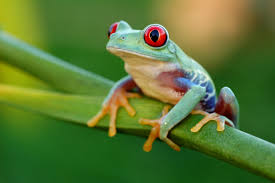
#> input picture Clustering/datasets/frog.jpg, 275 x 183 px, found by its file name
$ jupyter execute 'Image Compression using KMeans.ipynb'
#> lines starting #> are read from the running program, lines starting #| are printed output that depends on the picture
[cell 1]
import cv2
import numpy as np

[cell 2]
img = cv2.imread('frog.jpg')
#> img is the input picture: shape (183, 275, 3); mean B, G, R 51.3, 118, 88.2

[cell 3]
img

[cell 4]
type(img)

[cell 5]
img_size = img.shape
#> img_size = (183, 275, 3)
img_size
#> Out = (183, 275, 3)

[cell 6]
#We need to convert this 3D array of data to a 2D array i.e. (H x W x C) to ((H*W) x C). We dissolve the height and width dimensions to a single one.
#Now we will have H*W number of points.
#Let's alse normalize the image.
x = img.reshape(img.shape[0]*img.shape[1], img.shape[2])

[cell 7]
x

[cell 8]
#Let's try to get the best value of k using Elbow Method
from sklearn.cluster import KMeans
import matplotlib.pyplot as plt
import seaborn as sns

[cell 9]
sse = []
n_clusters = range(5, 50, 5)
for k in n_clusters:
    km = KMeans(n_clusters=k)
    km.fit(x)
    sse.append(km.inertia_)
#> after the loop, sse = [56423575.6, 34251122.5, 24800672.6, 19858158.7, 15588973.2, 13508292.8, 11820152.7, 10570879.5, 9545278.7]

[cell 10]
plt.figure(figsize = (10, 9))
plt.plot(n_clusters, sse, '-o')
plt.xlabel("Number of Clusters")
plt.ylabel("Sum of Squared Distance")
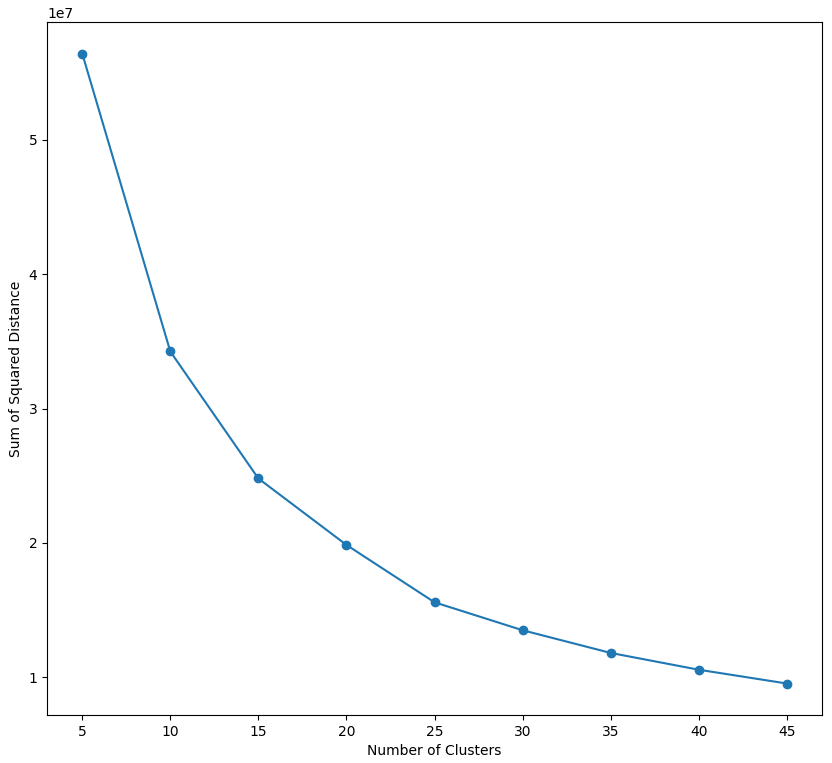
#> figure drawn by matplotlib, 1 panel

[cell 11]
km = KMeans(n_clusters = 100)
km.fit(x)

[cell 12]
#Centroids
len(km.cluster_centers_)

[cell 13]
#Labels correspond to each point assigned to which cluster.
len(km.labels_)

[cell 14]
c1 = km.cluster_centers_[km.labels_]
compressed = np.clip(c1.astype('uint8'), 0, 255)

[cell 15]
compressed = compressed.reshape(183, 275, 3)

[cell 16]
fig, ax = plt.subplots(1, 2, figsize = (12, 8))
ax[0].imshow(img)
ax[0].set_title('Original Image')
ax[1].imshow(compressed)
ax[1].set_title('Compressed Image')

for ax in fig.axes:
    ax.axis('off')
plt.tight_layout();
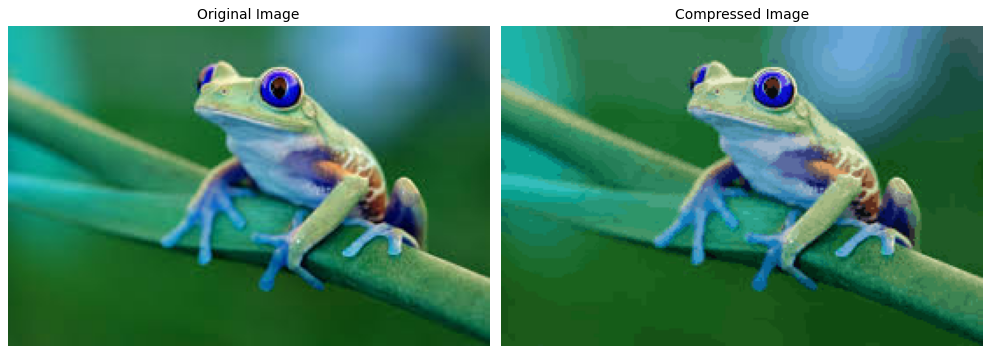
#> figure drawn by matplotlib, 2 panels; B, G, R data is drawn as R, G, B
